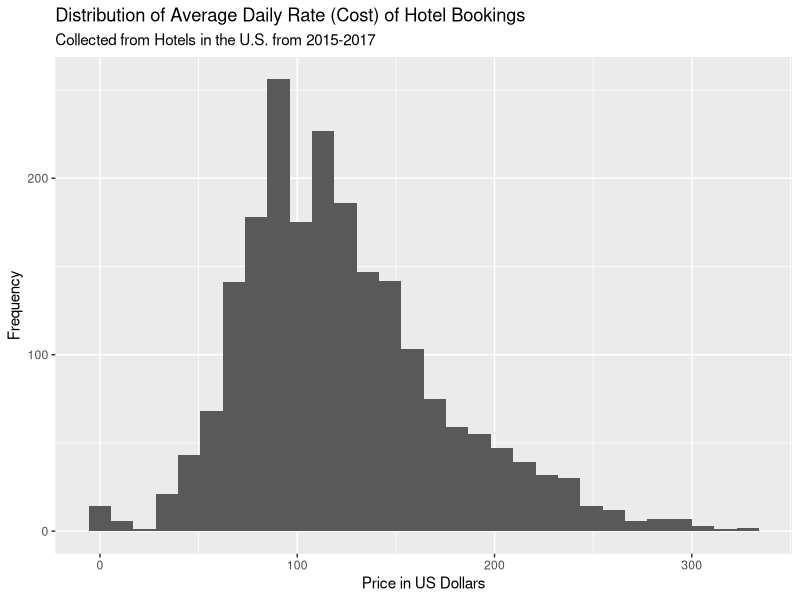
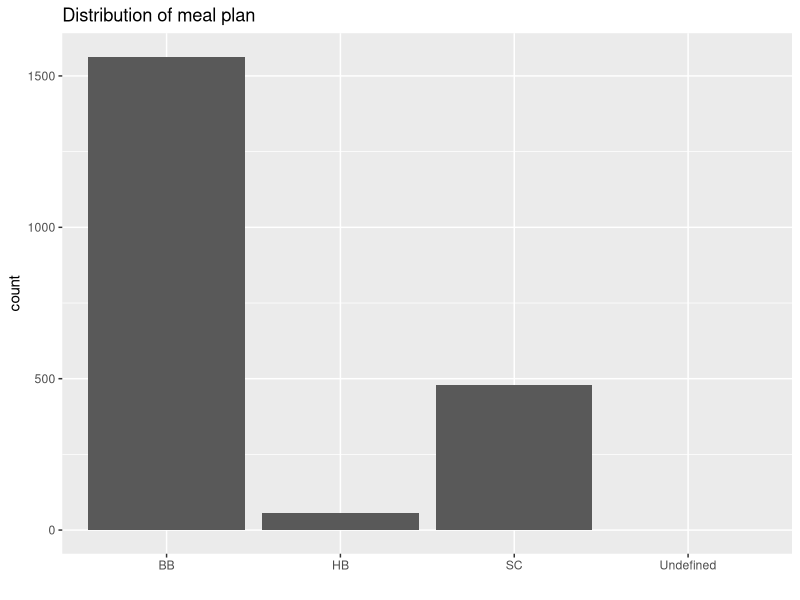
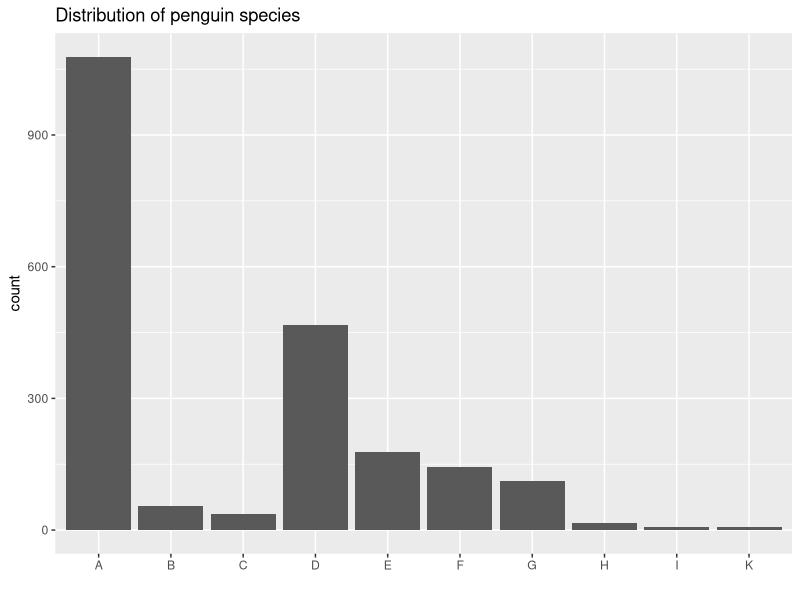
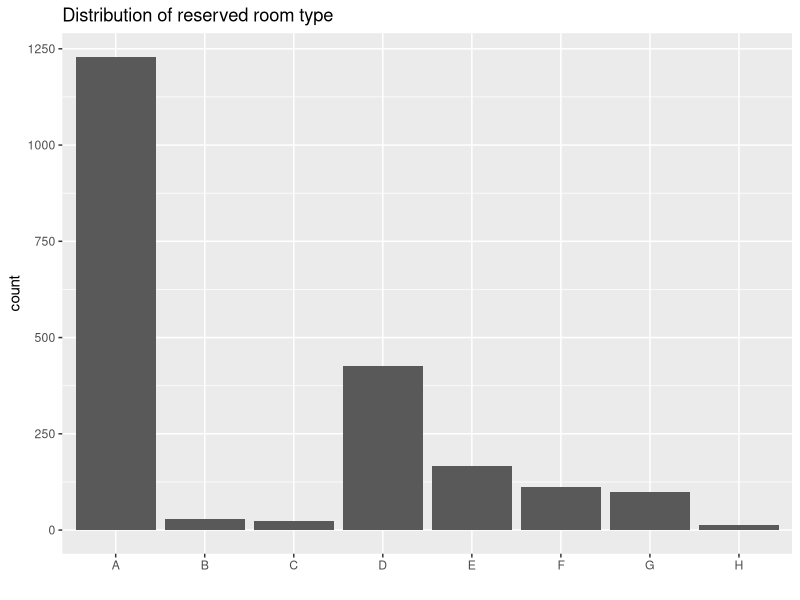
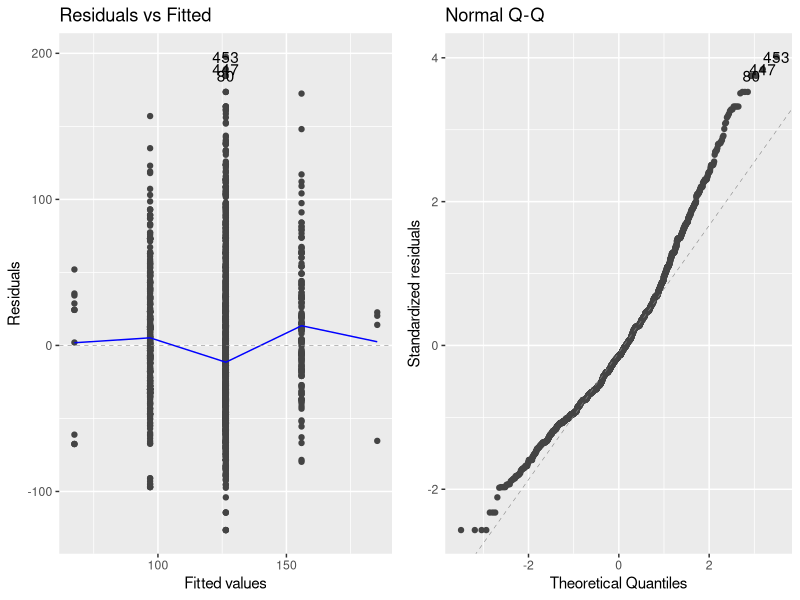
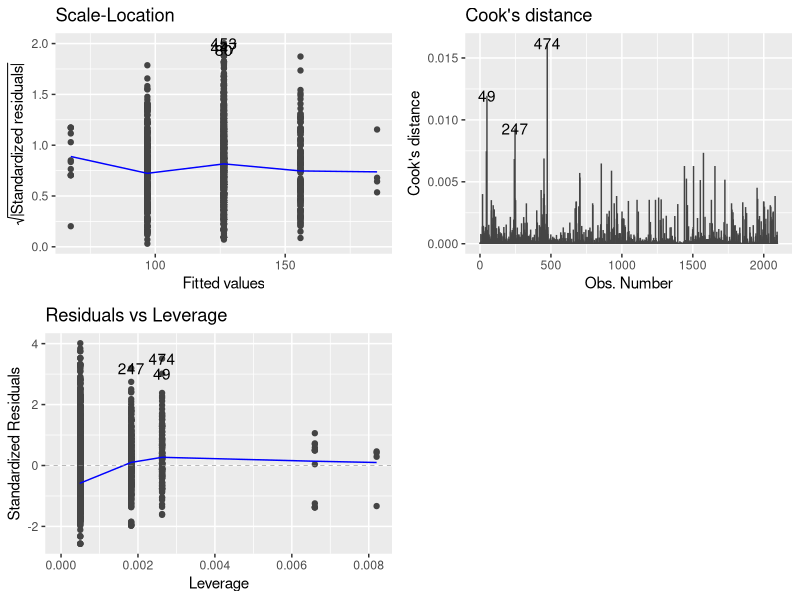
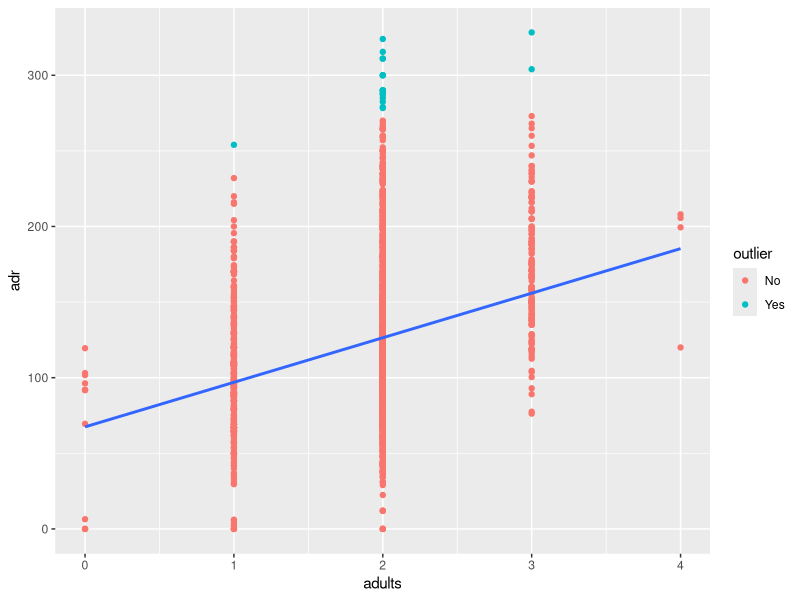

The R source for these figures, in order:
## ---- chunk 1
knitr::opts_chunk$set(echo = TRUE)
## ---- chunk 2
library(tidyverse)
library(broom)
library(knitr)
library(ggfortify)
## ---- chunk 3
hotels <- read_csv("data/hotels_reduced.csv")
## ---- chunk 4
ggplot(data = hotels, aes(x = adr)) +
  geom_histogram() + 
  labs(x = "Price in US Dollars",
       y = "Frequency", 
       title = "Distribution of Average Daily Rate (Cost) of Hotel Bookings",
       subtitle = "Collected from Hotels in the U.S. from 2015-2017")

## ---- chunk 5
hotels %>%
    summarise(mean = mean(adr), 
              median = median(adr), 
              sd = sd(adr),
              min = min(adr),
              max = max(adr),
              iqr = IQR(adr))
## ---- chunk 6
num_adults <- sum(hotels$adults)
num_children <- sum(hotels$children)
num_babies <- sum(hotels$babies)

tb <- table(num_adults, num_children, num_babies)
kable(tb)
## ---- chunk 7
ggplot(data = hotels, aes(x = meal)) +
geom_bar() +
labs(title = "Distribution of meal plan",
x = "") 
## ---- chunk 8
ggplot(data = hotels, aes(x = assigned_room_type)) +
geom_bar() +
labs(title = "Distribution of penguin species",
x = "")
## ---- chunk 9
ggplot(data = hotels, aes(x = reserved_room_type)) +
geom_bar() +
labs(title = "Distribution of reserved room type",
x = "") 
## ---- chunk 10
model <-lm(adr ~ adults, data = hotels) 

## ---- chunk 11
# Residual + QQ Plots
autoplot(model, which = c(1,2))
## ---- chunk 12

## ---- chunk 13
autoplot(model, which = c(3, 4, 5))

#Leverage 
lev_threshold <- 2 * 2 / nrow(hotels) 
hotel_aug <- augment(model) 

hotel_aug %>%
filter(.hat > lev_threshold) %>% nrow()

# High Magnitude Residual 
hotel_aug %>%
filter(.std.resid < -3 | .std.resid > 3) %>% nrow()

# Influential Point 
hotel_aug %>%
filter(.cooksd > 1.0) %>% nrow()
 
## ---- chunk 14
hotel_aug <- hotel_aug %>%
mutate(outlier = if_else(.std.resid < -3 | .std.resid > 3, "Yes", "No"))

ggplot(hotel_aug, aes(x = adults, y = adr)) + geom_point(aes(color = outlier)) +
geom_smooth(method = "lm", se = FALSE)
